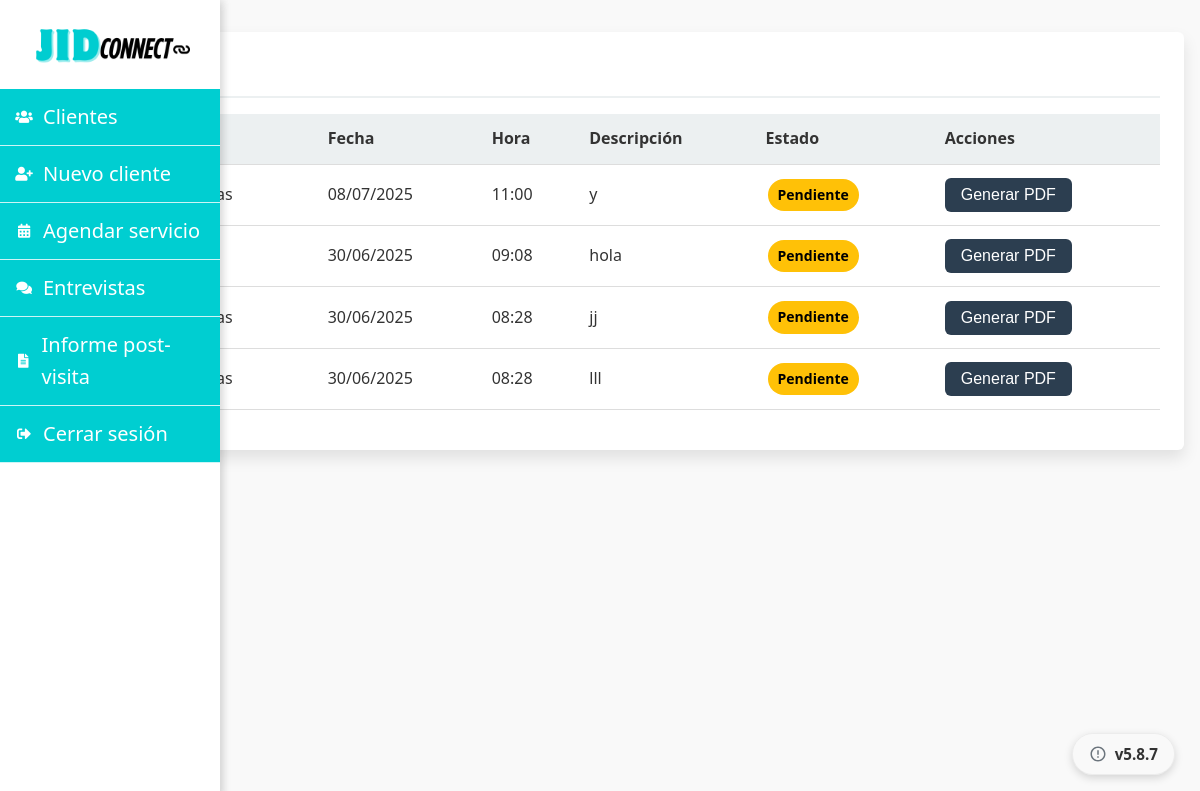
The app's page /reportes.php (signed in) with its own data.
### tables this page shows
CREATE TABLE `servicios` (
  `id` int(11) NOT NULL,
  `cliente_id` int(11) NOT NULL,
  `usuario_id` int(11) NOT NULL,
  `fecha` date NOT NULL,
  `hora` time NOT NULL,
  `descripcion` text NOT NULL,
  `estado` enum('pendiente','en_progreso','completado','cancelado') DEFAULT 'pendiente',
  `fecha_creacion` datetime DEFAULT current_timestamp()
);

### reportes.php (the view, shortened to what this page needs)
<?php
$conexion = obtenerConexion();
$servicios = [];
if ($_SESSION['id_cargo'] == 1) {
    $sql = "SELECT s.id, c.nombre as cliente, s.fecha, s.hora, s.descripcion, s.estado
            FROM servicios s
            JOIN clientes c ON s.cliente_id = c.id
            ORDER BY s.fecha DESC, s.hora DESC";
} else {
    $sql = "SELECT s.id, c.nombre as cliente, s.fecha, s.hora, s.descripcion, s.estado
            FROM servicios s
            JOIN clientes c ON s.cliente_id = c.id
            WHERE s.usuario_id = {$_SESSION['id']}
            ORDER BY s.fecha DESC, s.hora DESC";
}
$result = $conexion->query($sql);
if ($result->num_rows > 0) {
    while ($row = $result->fetch_assoc()) {
        $servicios[] = $row;
    }
}
?>
<!DOCTYPE html>
<html lang="es">
<head>
    <link rel="stylesheet" href="css/styles.css">
</head>
<body>
      <div class="menu-container">
        <?php include('menu.php'); ?>
    </div>
    <div class="main-content">
    <main class="main">
        <div class="container">
            <div class="card">
                <h2 class="card-title">Generar Reportes</h2>
                <div class="table-responsive">
                    <table class="table">
                        <thead>
                            <tr>
                                <th>ID</th>
                                <th>Cliente</th>
                                <th>Fecha</th>
                                <th>Hora</th>
                                <th>Descripción</th>
                                <th>Estado</th>
                                <th>Acciones</th>
                            </tr>
                        </thead>
                        <tbody>
                            <?php foreach ($servicios as $servicio): ?>
                                <tr>
                                    <td><?= htmlspecialchars($servicio['id']) ?></td>
                                    <td><?= htmlspecialchars($servicio['cliente']) ?></td>
                                    <td><?= date('d/m/Y', strtotime($servicio['fecha'])) ?></td>
                                    <td><?= date('H:i', strtotime($servicio['hora'])) ?></td>
                                    <td><?= htmlspecialchars($servicio['descripcion']) ?></td>
                                    <td>
                                        <?php
                                        $estadoClase = str_replace('_', '-', $servicio['estado']);
                                        echo "<span class='badge badge-$estadoClase'>" .
                                             ucfirst(htmlspecialchars($servicio['estado'])) .
                                             "</span>";
                                        ?>
                                    </td>
                                    <td>
                                        <form method="POST" action="agenda.php" style="display: inline;">
                                            <button type="submit" name="generar_pdf" class="btn btn-primary">Generar PDF</button>
                                        </form>
                                    </td>
                                </tr>
                            <?php endforeach; ?>
                        </tbody>
                    </table>
                </div>
            </div>
        </div>
    </main>
    </div>
</body>
</html>

### css/styles.css (style rules this page uses)
:root { --color-primary: #2c3e50; --color-primary-dark: #1a252f; --color-secondary: #3498db; --color-success: #27ae60; --color-danger: #e74c3c; --color-warning: #f39c12; --color-light: #ecf0f1; --color-dark: #2c3e50; --color-gray: #95a5a6; --color-text: #333; --color-bg: #f9f9f9; --border-radius: 0.375rem; --box-shadow: 0 0.5rem 1rem rgba(0, 0, 0, 0.1); --transition: all 0.3s ease; }
* { margin: 0; padding: 0; box-sizing: border-box; }
body { font-family: 'Segoe UI', 'Roboto', sans-serif; line-height: 1.6; color: var(--color-text); background-color: var(--color-bg); min-height: 100vh; display: flex; flex-direction: column; }
.container { width: 100%; max-width: 1200px; margin: 0 auto; padding: 0 1rem; }
.main { flex: 1; padding: 2rem 0; }
.card { background-color: white; border-radius: var(--border-radius); box-shadow: var(--box-shadow); padding: 1.5rem; margin-bottom: 1.5rem; }
.card-title { font-size: 1.25rem; margin-bottom: 1rem; color: var(--color-primary); padding-bottom: 0.5rem; border-bottom: 2px solid var(--color-light); }
.btn { display: inline-block; padding: 0.5rem 1rem; border: none; border-radius: var(--border-radius); font-size: 1rem; font-weight: 500; text-align: center; cursor: pointer; transition: var(--transition); }
.btn-primary { background-color: var(--color-primary); color: white; }
.table { width: 100%; border-collapse: collapse; margin-bottom: 1rem; }
.table th, .table td { padding: 0.75rem; text-align: left; border-bottom: 1px solid #ddd; }
.table th { background-color: var(--color-light); font-weight: 600; }
.table-responsive { overflow-x: auto; -webkit-overflow-scrolling: touch; }
.badge { display: inline-block; padding: 0.25rem 0.5rem; border-radius: 1rem; font-size: 0.875rem; font-weight: 500; }
.badge { padding: 5px 10px; border-radius: 20px; font-size: 14px; font-weight: bold; display: inline-block; margin: 2px; }
.badge-pendiente { background-color: #ffc107; color: #000; }

### css/menu.css (style rules this page uses)
.menu-container { width: 220px; min-width: 220px; background-color: white; box-shadow: 2px 0 10px rgba(0,0,0,0.1); height: 100vh; position: fixed; left: 0; top: 0; z-index: 1000; overflow-y: auto; }

### records on screen
servicios: fecha "08/07/2025", hora "11:00", descripcion "y", estado "Pendiente"
servicios: fecha "30/06/2025", hora "09:08", descripcion "hola", estado "Pendiente"
servicios: fecha "30/06/2025", hora "08:28", descripcion "jj", estado "Pendiente"
servicios: fecha "30/06/2025", hora "08:28", descripcion "lll", estado "Pendiente"
